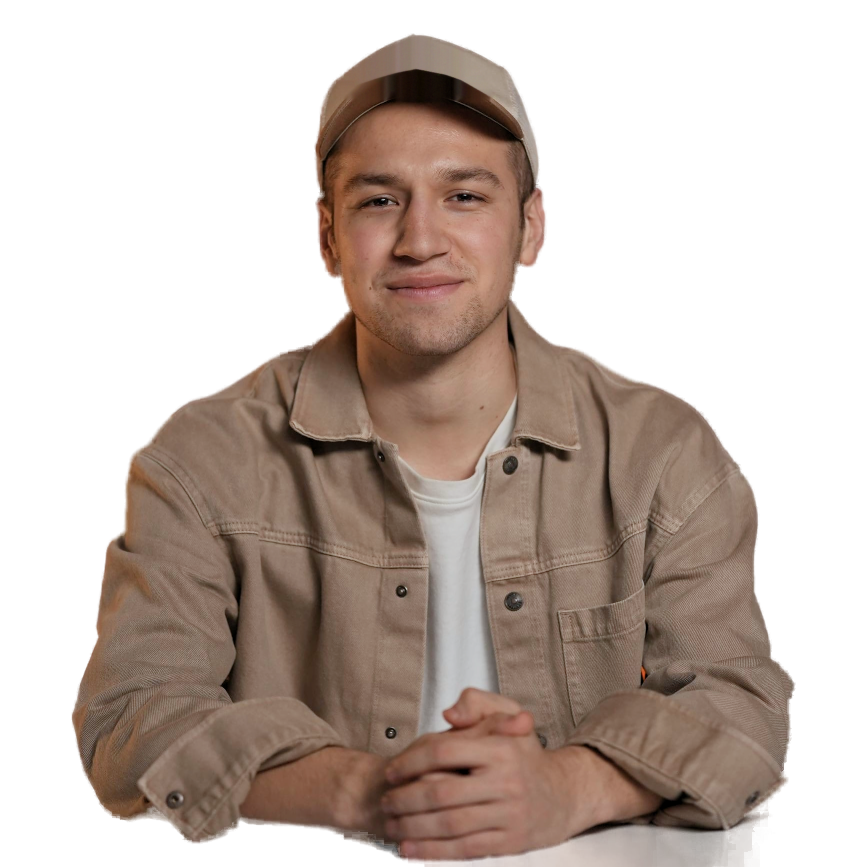
#> input picture seminar-invitation/assets/speaker1-graded.png, 1706 x 1734 px (shown at 1/2 size)
$ python build_pair.py
#> lines starting #> are read from the running program, lines starting #| are printed output that depends on the picture; after the words box and inside, x2 and y2 are one past the last pixel; in counts of white or black regions, pixels touching at a corner belong together
"""Ikki spikerdan bitta jamoa surati yasaydi — ramkasiz, fonsiz.

- boshlar bir xil kenglikka keltiriladi;
- ko'z chizig'i bo'yicha tekislanadi;
- boshlar markazlari HEAD_GAP masofada turadi — yelkalar tegib, ikkalasi
  bitta guruh suratidek ko'rinadi;
- gorizontal bo'yicha kontent chegarasiga qirqiladi (erkakning tirsagi to'liq
  saqlanadi — kvadrat postda uning qo'li tabiiy tugaydi, storisda kadrdan
  chiqib ketadi);
- pastdan tik kesiladi (xiralashish yo'q), qo'llar qizil lenta orqasida qoladi.

Foydalanish: python3 build_pair.py [erkak.png ayol.png]
Ko'z chizig'i va bosh kengligi asl (x1) rasm piksellarida berilgan; kirish
rasmi kattaroq bo'lsa (masalan x2 apskeyl) masshtab avtomatik hisoblanadi.
"""
import sys
from PIL import Image
import numpy as np

# (fayl, ko'z chizig'i y, bosh kengligi, asl rasm kengligi)
SPEAKERS = [
    ("assets/speaker1-graded.png", 409, 453, 1706),
    ("assets/speaker2-graded.png", 323, 332, 1178),
]
if len(sys.argv) == 3:
    SPEAKERS = [(sys.argv[1],) + SPEAKERS[0][1:], (sys.argv[2],) + SPEAKERS[1][1:]]

HEAD_W = 600        # umumiy bosh kengligi (2x eksport uchun yetarli zaxira)
EYE_Y = 660         # umumiy ko'z chizig'i
HEAD_GAP = 904      # boshlar markazlari orasidagi masofa
BOTTOM = 2280       # pastki kesim
PAD = 24


def head_span(alpha, eye):
    xs = np.flatnonzero(alpha[eye] > 40)
    return int(xs[0]), int(xs[-1])


layers = []
for path, eye, head_w, ref_w in SPEAKERS:
    im = Image.open(path).convert("RGBA")
#> im is the input picture: PIL image 1706x1734 RGBA; mean R, G, B, A 135.5, 106.1, 90, 126.7
    k = im.width / ref_w                       # kirish rasmi asldan qancha katta
#> k = 1
    s = HEAD_W / (head_w * k)
#> s = 1.32
    im = im.resize((round(im.width * s), round(im.height * s)), Image.LANCZOS)
#> im: PIL image 2260x2297 RGBA
    eye_y = round(eye * k * s)
#> eye_y = 542
    l, r = head_span(np.array(im.split()[-1]), eye_y)
#> in head_span, `xs = np.flatnonzero(alpha[eye] > 40)`: xs = 604 values from 836 to 1439
#> l = 836; r = 1439
    layers.append({"im": im, "top": EYE_Y - eye_y, "head": (l + r) / 2})

# boshlarni HEAD_GAP qadam bilan joylashtiramiz; keng ish maydoni, keyin qirqamiz
W = 4000
canvas = Image.new("RGBA", (W, BOTTOM), (0, 0, 0, 0))
#> canvas: PIL image 4000x2280 RGBA; every value is 0
x0 = W // 2 - HEAD_GAP // 2
for i, layer in enumerate(layers):
    cx = x0 + i * HEAD_GAP
    canvas.alpha_composite(layer["im"], (round(cx - layer["head"]), layer["top"]))
#> this loop made 2 passes
#> cx on passes 1 to 2: 1548, 2452
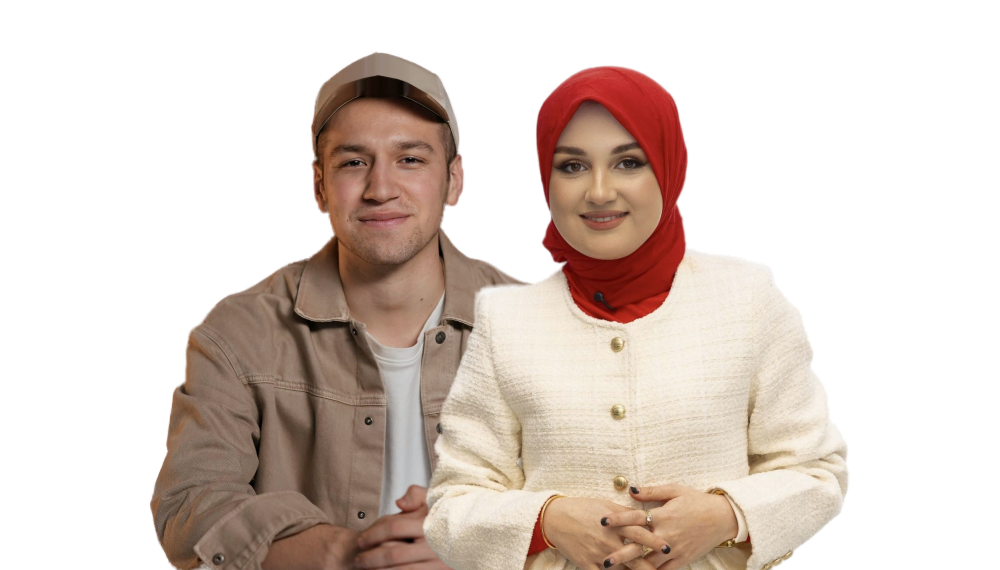
#> canvas: PIL image 4000x2280 RGBA (shown at 1/4 size); mean R, G, B, A 76.5, 63.2, 55.7, 110.3; transparent parts drawn white

a = np.array(canvas.split()[-1]) > 40
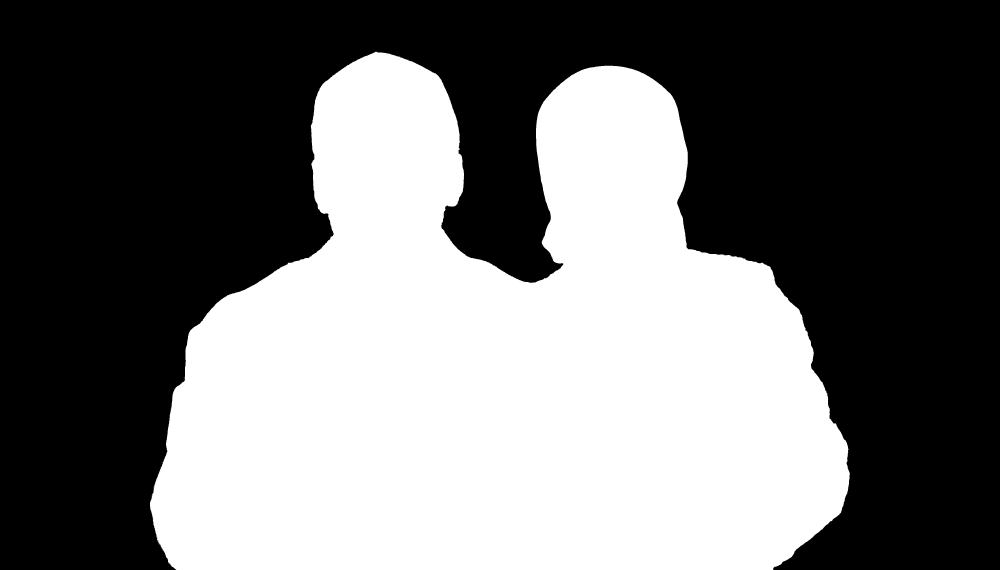
#> a: shape (2280, 4000) bool (shown at 1/4 size); 43.5% white; 11 white regions (10 under 20 px), largest, box (x1, y1, x2, y2) and area: (600, 207, 3399, 2280) 3970298
cols = np.flatnonzero(a.any(axis=0)); rows = np.flatnonzero(a.any(axis=1))
#> after `cols = np.flatnonzero(a.any(axis=0))`: cols = 2799 values from 600 to 3398
#> after `rows = np.flatnonzero(a.any(axis=1))`: rows = 2073 values from 207 to 2279
canvas = canvas.crop((max(cols[0] - PAD, 0), max(rows[0] - 8, 0), min(cols[-1] + PAD, W), BOTTOM))
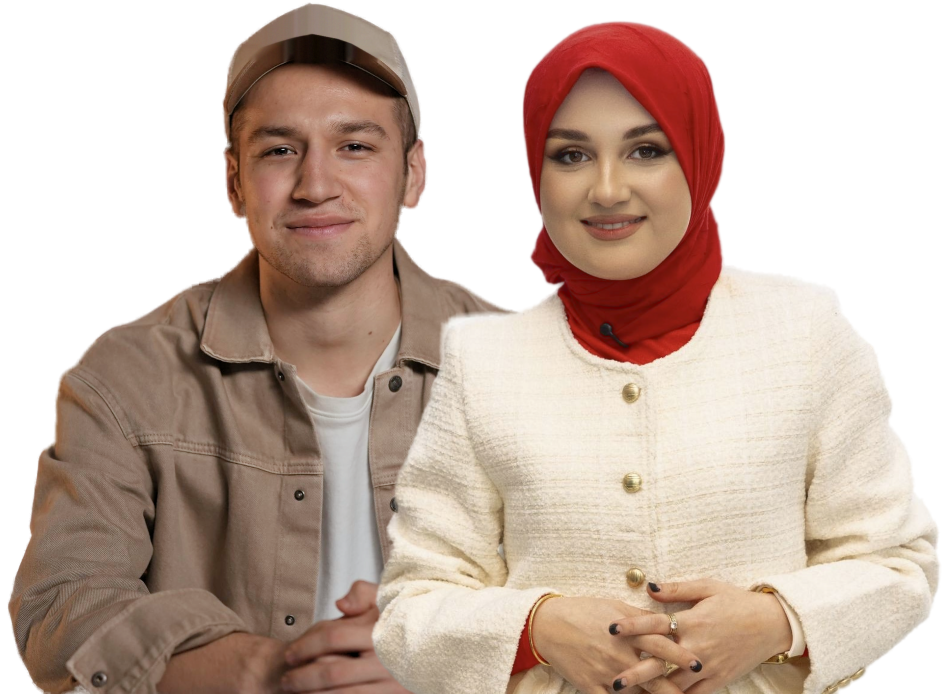
#> canvas: PIL image 2846x2081 RGBA (shown at 1/3 size); mean R, G, B, A 117.8, 97.4, 85.7, 169.9; transparent parts drawn white
canvas.save("assets/speakers-pair.png")
print(canvas.size, round(canvas.width / canvas.height, 3))
#| (2846, 2081) 1.368
